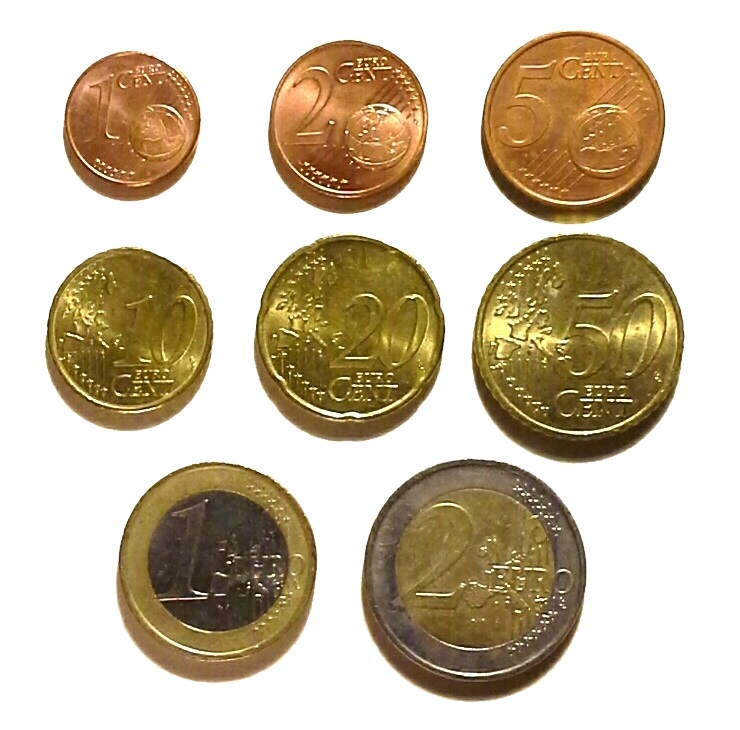
#> input picture euro_coins.jpg, 740 x 730 px
$ python main.py
#> lines starting #> are read from the running program, lines starting #| are printed output that depends on the picture; after the words box and inside, x2 and y2 are one past the last pixel; in counts of white or black regions, pixels touching at a corner belong together
### src/image_processing.py
import cv2

def load_image(image_path: str):
    """Resmi yukle kontrol et"""
    image = cv2.imread(image_path)
    if image is None:
        print(f"[HATA] '{image_path}' dosyasi bulunamadi!")
    return image

def preprocess_image(image):
    """
    Resmi gri tonlamaya cevirir ve parazitleri/kabartmalari
    yumusatmak icin Gaussian Blur uygular.
    """
    if image is None:
        return None

    gray = cv2.cvtColor(image, cv2.COLOR_BGR2GRAY)
    blurred = cv2.GaussianBlur(gray, (9, 9), 2)
    return blurred

### src/coin_detection.py
import cv2
import numpy as np

def estimate_coin_value(radius):
    """
    Yarıçapa göre en yakın Euro değerini öğrenci mantığıyla (if-elif) bulur.
    """
    if radius >= 110:
        return 2.0, "2 Euro"
    elif radius >= 103:
        return 0.50, "50 Cent"
    elif radius >= 97:
        return 1.0, "1 Euro"
    elif radius >= 90:
        return 0.20, "20 Cent"
    elif radius >= 87:
        return 0.05, "5 Cent"
    elif radius >= 82:
        return 0.10, "10 Cent"
    elif radius >= 74:
        return 0.02, "2 Cent"
    else:
        return 0.01, "1 Cent"

def detect_coins(blurred_image):
    """Hough Circle Transform ile fotoğraftaki dairesel şekilleri yakalar."""
    if blurred_image is None:
        return []

    circles = cv2.HoughCircles(
        blurred_image,
        cv2.HOUGH_GRADIENT,
        dp=1.2,
        minDist=120,
        param1=50,
        param2=50,
        minRadius=60,
        maxRadius=135
    )

    if circles is not None:
        return np.round(circles[0, :]).astype("int")
    return []

def analyze_and_draw(original_image, circles):
    """Tespit edilen paraları çizer ve toplam değeri hesaplar."""
    output = original_image.copy()
    total_val = 0.0
    detected_count = len(circles)

    for (x, y, r) in circles:
        val, label = estimate_coin_value(r)
        total_val += val

        # Yeşil çember ve kırmızı merkez çiz
        cv2.circle(output, (x, y), r, (0, 255, 0), 2)
        cv2.circle(output, (x, y), 2, (0, 0, 255), 3)

        # Para değerini yaz
        cv2.putText(output, label, (x - 35, y),
                    cv2.FONT_HERSHEY_SIMPLEX, 0.55, (255, 0, 0), 2)

    # Özet metni ekle
    summary_text = f"Toplam: {detected_count} Adet | Tutar: ~{total_val:.2f} EUR"
    cv2.putText(output, summary_text, (20, 40),
                cv2.FONT_HERSHEY_SIMPLEX, 0.8, (0, 0, 255), 2)

    return output, detected_count, total_val #çalışmıyo düzgün kalibre edemedim boyutları

### main.py
import cv2
from src import image_processing as ip
from src import coin_detection as cd

def main():
    # Fotograf dosya adini burayla eslestiriyoruz
    image_path = "euro_coins.jpg"

    print("1. Adim: Gorsel yukleniyor...")
    image = ip.load_image(image_path)
#> in load_image, image is the input picture: shape (730, 740, 3); mean B, G, R 165.2, 189.1, 203.2
    if image is None:
        return

    print("2. Adim: On isleme (Gri tonlama + Blur)...")
    blurred = ip.preprocess_image(image)
#> in preprocess_image, `gray = cv2.cvtColor(image, cv2.COLOR_BGR2GRAY)`:
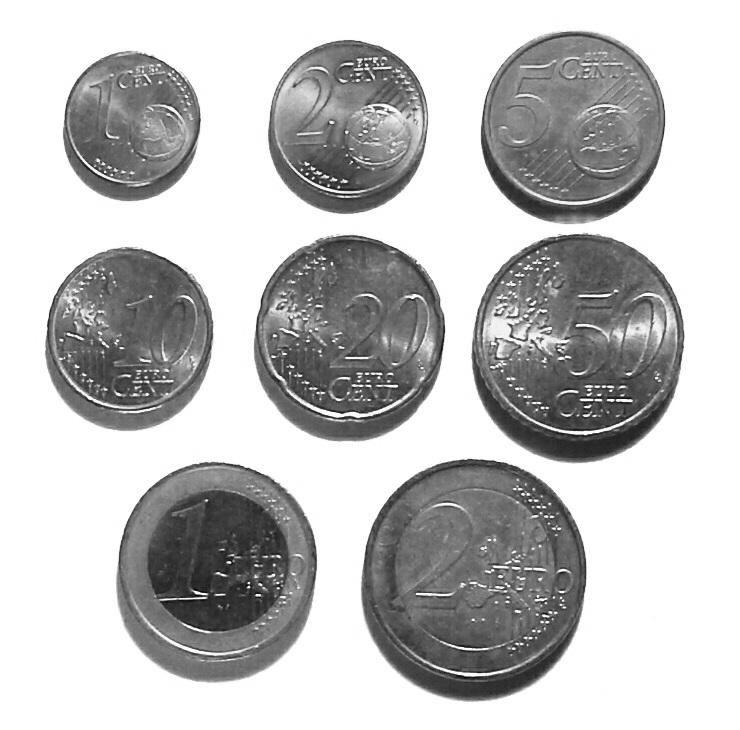
#> gray: shape (730, 740); min 2, max 255, mean 190.6
#> in preprocess_image, `blurred = cv2.GaussianBlur(gray, (9, 9), 2)`:
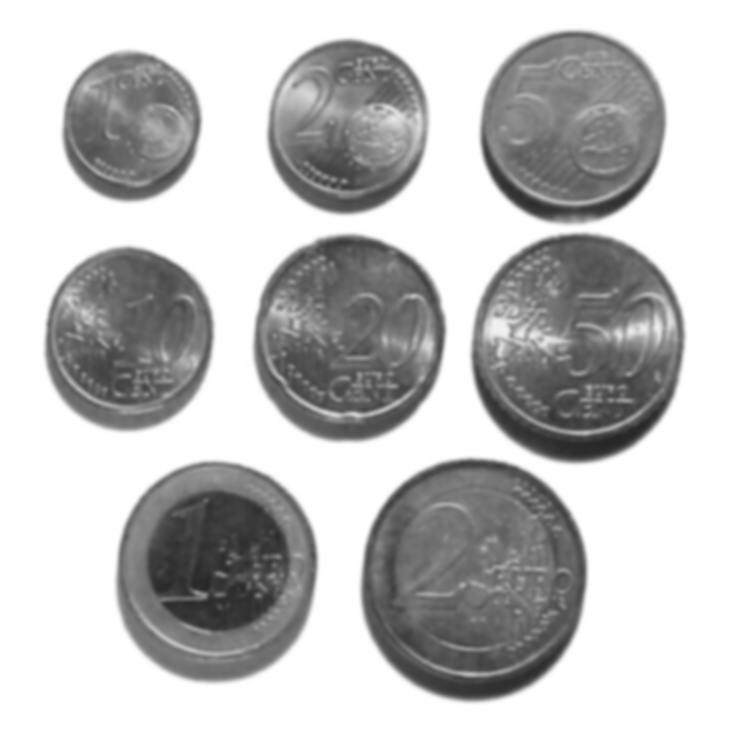
#> blurred: shape (730, 740); min 38, max 255, mean 190.6

    print("3. Adim: Madeni paralar tespit ediliyor...")
    circles = cd.detect_coins(blurred)
#> in detect_coins, `circles = cv2.HoughCircles( blurred_image, cv2.HOUGH_GRADIENT, dp=1.2,..`: circles = [[474.6, 570.6, 112.3], [579, 336.6, 104.4], [126.6, 348.6, 81.48], [217.8, 557.4, 98.04], [346.2, 135, 78.24], [570.6, 131.4, 92.04], [347.4, 327, 92.52], [129, 135, 65.52]]
#> circles = [[475, 571, 112], [579, 337, 104], [127, 349, 81], [218, 557, 98], [346, 135, 78], [571, 131, 92], [347, 327, 93], [129, 135, 66]]

    print("4. Adim: Sonuclar ciziliyor ve hesaplaniyor...")
    result_image, count, total_amount = cd.analyze_and_draw(image, circles)
#> in analyze_and_draw, `detected_count = len(circles)`: detected_count = 8
#> the loop in analyze_and_draw, `for (x, y, r) in circles:` made 8 passes
#> (x, y, r, val, label, total_val) on passes 1 to 8: (475, 571, 112, 2, '2 Euro', 2), (579, 337, 104, 0.5, '50 Cent', 2.5), (127, 349, 81, 0.02, '2 Cent', 2.52), (218, 557, 98, 1, '1 Euro', 3.52), (346, 135, 78, 0.02, '2 Cent', 3.54), (571, 131, 92, 0.2, '20 Cent', 3.74), (347, 327, 93, 0.2, '20 Cent', 3.94), (129, 135, 66, 0.01, '1 Cent', 3.95)
#> after the loop in analyze_and_draw, `for (x, y, r) in circles:`:
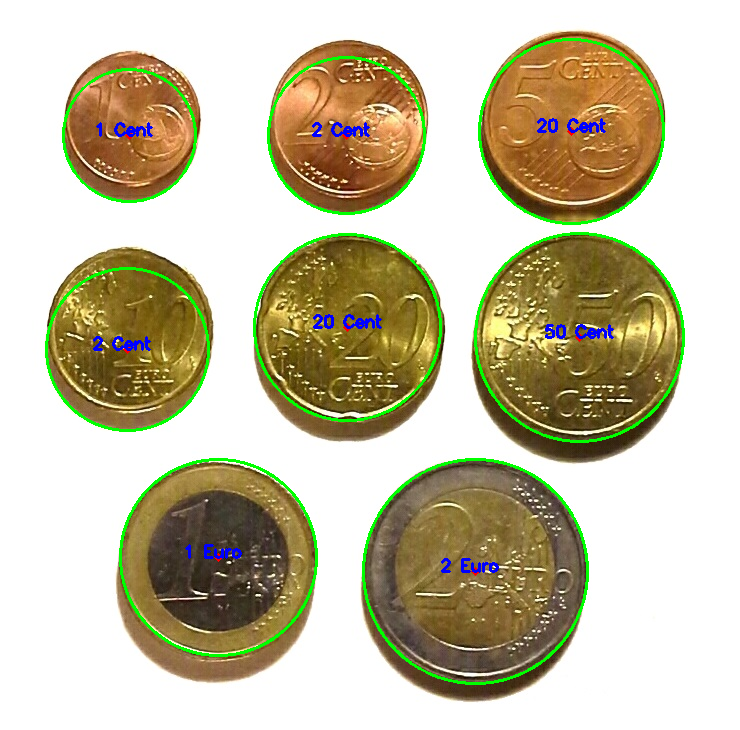
#> output: shape (730, 740, 3); 3.14% of pixels changed, all inside (x1, y1, x2, y2) = (45, 38, 685, 685)
#> after the loop in analyze_and_draw, `for (x, y, r) in circles:`: total_val = 3.95
#> in analyze_and_draw, `summary_text = f"Toplam: {detected_count} Adet | Tutar: ~{total_val:.2..`: summary_text = 'Toplam: 8 Adet | Tutar: ~3.95 EUR'
#> in analyze_and_draw, `cv2.putText(output, summary_text, (20, 40), cv2.FONT_HERSHEY_SIMPLEX, ..`:
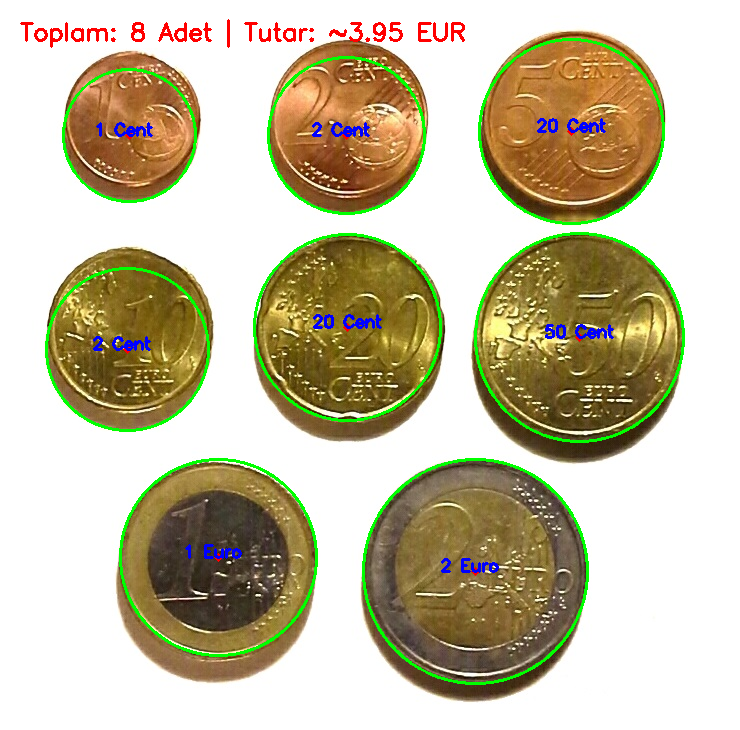
#> output: shape (730, 740, 3); 0.51% of pixels changed, all inside (x1, y1, x2, y2) = (20, 19, 465, 48)
#> count = 8; total_amount = 3.95

    print("--------------------------------------------------")
    print(f"Tespit Edilen Para Adedi : {count}")
#| Tespit Edilen Para Adedi : 8
    print(f"Hesaplanan Toplam Tutar   : {total_amount:.2f} EUR")
#| Hesaplanan Toplam Tutar   : 3.95 EUR
    print("--------------------------------------------------")

    cv2.imshow("Euro Coin Detection", result_image)
    print("Pencereyi kapatmak icin herhangi bir tusa basin...")
    cv2.waitKey(0)
    cv2.destroyAllWindows()

if __name__ == "__main__":
    main()
